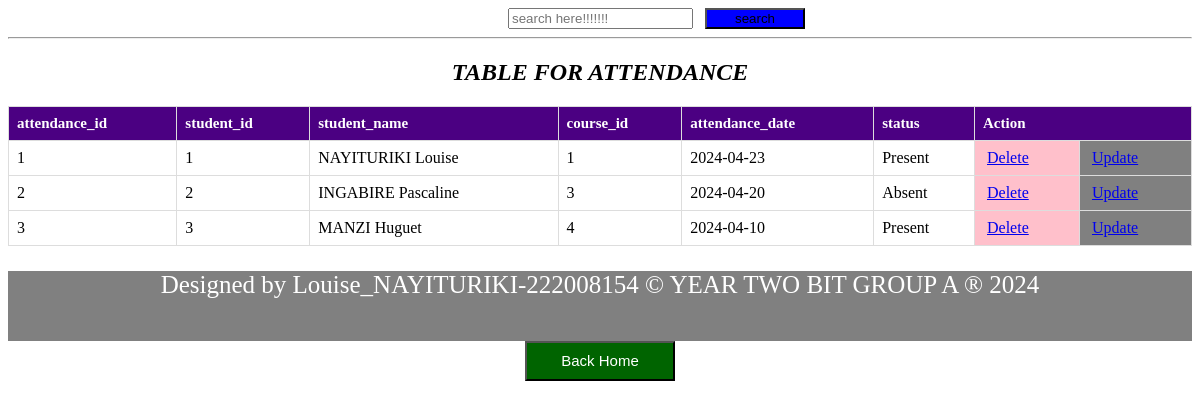
/phpcat/attendancetable.php, run on the app's committed database.
### tables this page shows
CREATE TABLE `attendance` (
  `attendance_id` int(11) NOT NULL,
  `student_id` int(11) DEFAULT NULL,
  `student_name` varchar(250) DEFAULT NULL,
  `course_id` int(11) DEFAULT NULL,
  `attendance_date` date DEFAULT NULL,
  `status` enum('Present','Absent') DEFAULT NULL
);

### phpcat/attendancetable.php (the view, shortened to what this page needs)
<!DOCTYPE html>
<html>
<head>
</head>
<body>
<div style="margin-left: 500px;"><form action="search.php" method="GET">
      <input type="search" name="query" placeholder="search here!!!!!!!">&nbsp;&nbsp;&nbsp;<button type="submit" style="background-color: blue;width: 100px;">search</button>
    </form></div>
<hr>
    <center>
    <h2><i> TABLE FOR ATTENDANCE</h2></i></center>
    <table>
        <tr>
            <th>attendance_id</th>
            <th>student_id</th>
            <th>student_name</th>
            <th>course_id</th>
            <th>attendance_date</th>
            <th>status</th>
            <th colspan="2">Action</th>
        </tr>
        <?php
include('databaseconnection.php');
        $sql = "SELECT * FROM attendance";
        $result = $connection->query($sql);
        if ($result->num_rows > 0) {
            while ($row = $result->fetch_assoc()) {
                $pid = $row['attendance_id'];
                echo "<tr>
                    <td>" . $row['attendance_id'] . "</td>
                    <td>" . $row['student_id'] . "</td>
                    <td>" . $row['student_name'] . "</td>
                    <td>" . $row['course_id'] . "</td>
                    <td>" . $row['attendance_date'] . "</td>
                    <td>" . $row['status'] . "</td>
                    <td style='background-color:pink'><a style='padding:4px' href='deleteattendance.php?id=$pid'>Delete</a></td>
                    <td style='background-color:grey'><a style='padding:4px' href='updateattendance.php?id=$pid'>Update</a></td>
                </tr>";
            }
        } else {
            echo "<tr><td colspan='6'>No data found</td></tr>";
        }
        ?>
    </table>
</body>
<div><footer style="background-color:grey;text-align: center;width:100%;height:70px; color: white;font-size: 25px;"><p> Designed by Louise_NAYITURIKI-222008154 &copy YEAR TWO BIT GROUP A &reg 2024</p></footer></div>
<center>
    <button style="background-color: darkgreen; width: 150px;height: 40px;" ><a href="home.html" style=" font-size: 15px;color: white;text-decoration: none" >Back Home</a></button>
</center>
</body>
</html>

### phpcat/attendancetable.php (style rules this page uses)
table { width: 100%; border-collapse: collapse; }
th, td { border: 1px solid #ddd; padding: 8px; text-align: left; }
th { background-color: indigo; color: white; font-size: 15px; }

### data on the page
attendance: attendance_id "1", student "1", student_name "NAYITURIKI Louise", course "1", attendance_date "2024-04-23", status "Present"
attendance: attendance_id "2", student "2", student_name "INGABIRE Pascaline", course "3", attendance_date "2024-04-20", status "Absent"
attendance: attendance_id "3", student "3", student_name "MANZI Huguet", course "4", attendance_date "2024-04-10", status "Present"
